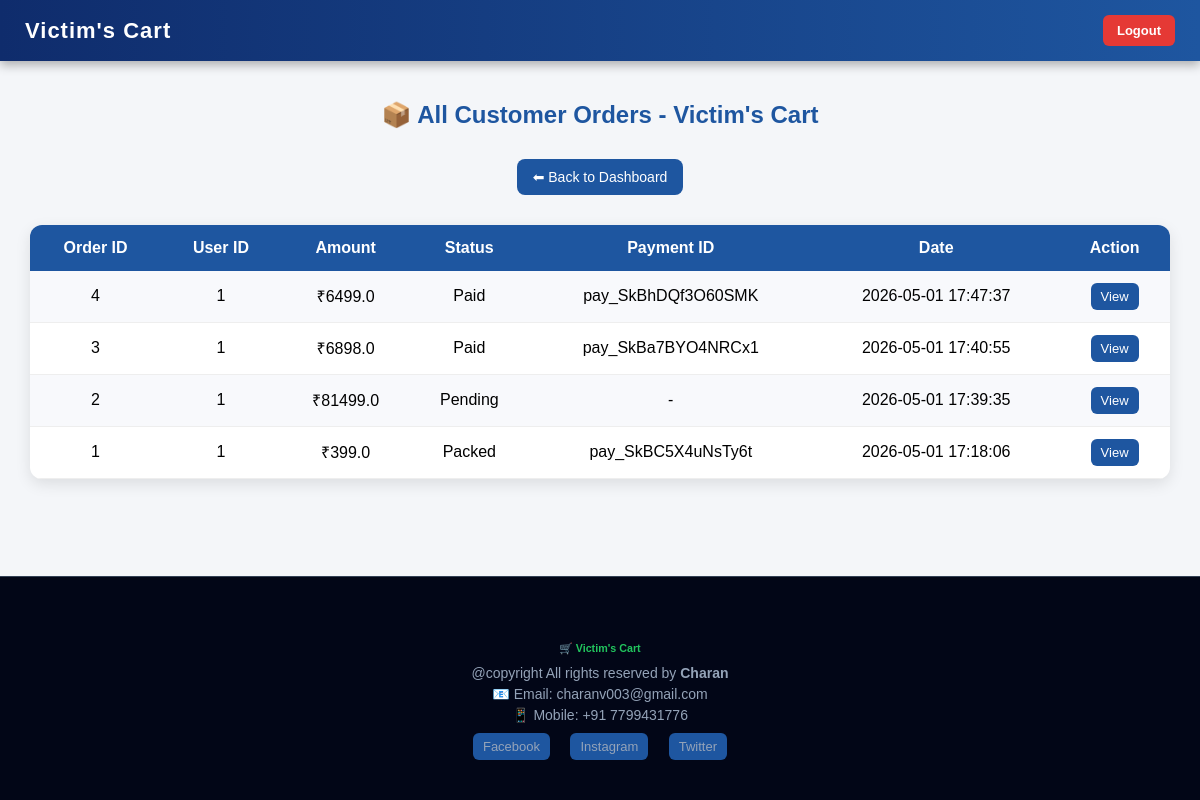
The page /admin/orders (signed in) on the database as committed earlier.
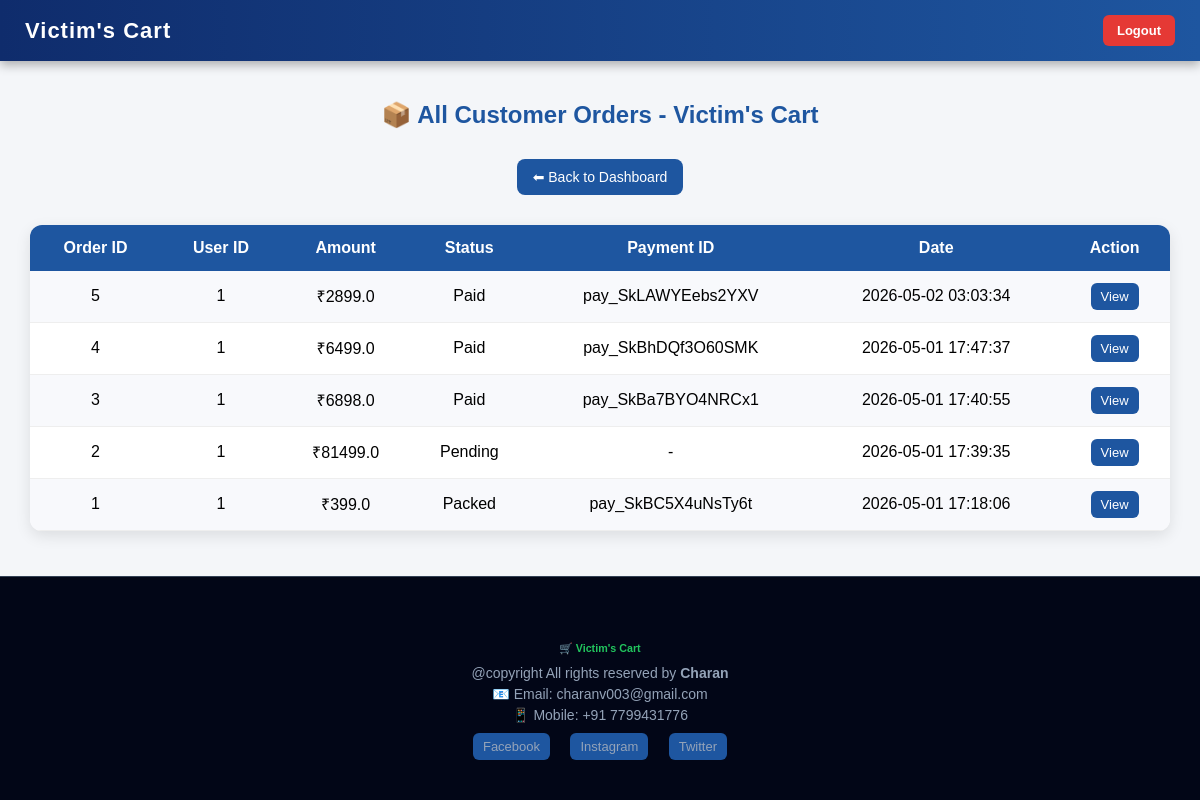
The same page on the database as committed later.
### tables this page shows
CREATE TABLE orders (
    id INTEGER PRIMARY KEY AUTOINCREMENT,
    user_id INTEGER,
    amount REAL,
    order_status TEXT,
    razorpay_order_id TEXT,
    razorpay_payment_id TEXT,
    created_at TIMESTAMP DEFAULT CURRENT_TIMESTAMP
);

### app.py (the view)
@app.route('/admin/orders')
def admin_orders():
    if 'admin_id' not in session:
        return redirect('/admin-login')
    db = get_db()
    cursor = db.cursor()
    cursor.execute("""
    SELECT
        id,
        user_id,
        amount,
        order_status,
        razorpay_order_id,
        razorpay_payment_id,
        created_at
    FROM orders

    ORDER BY id DESC
""")
    orders = cursor.fetchall()
    db.close()
    return render_template("admin/orders.html", orders=orders)

### app.py (called while the page is built)
def get_db():
    conn = sqlite3.connect(DATABASE)
    conn.row_factory = sqlite3.Row
    return conn

@app.context_processor
def inject_admin():
    admin = None
    if 'admin_id' in session:
        db = get_db()
        cursor = db.cursor()
        cursor.execute(
            "SELECT * FROM admin WHERE admin_id = ?",
            (session['admin_id'],)
        )
        admin = cursor.fetchone()
        db.close()
    return dict(admin=admin)

### templates/admin/orders.html (shortened to what this page needs)
<!DOCTYPE html>
<html lang="en">
<head>
</head>
<body>
{% include 'admin/navbar.html' %}
<div class="container">
    <h2>📦 All Customer Orders - Victim's Cart</h2>
    <div style="text-align:center;">
        <a href="/admin-dashboard" class="back-btn">
            ⬅ Back to Dashboard
        </a>
    </div>
    <div class="table-card">
        <table>
            <tr>
                <th>Order ID</th>
                <th>User ID</th>
                <th>Amount</th>
                <th>Status</th>
                <th>Payment ID</th>
                <th>Date</th>
                <th>Action</th>
            </tr>
            {% if orders %}
                {% for order in orders %}
                <tr>
                    <td>{{ order.id }}</td>
                    <td>{{ order.user_id }}</td>
                    <td>₹{{ order.amount }}</td>
                    <td>{{ order.order_status if order.order_status else 'Pending' }}</td>
                    <td>{{ order.razorpay_payment_id if order.razorpay_payment_id else '-' }}</td>
                    <td>{{ order.created_at }}</td>
                    <td>
                        <a href="{{ url_for('admin_order_details', order_id=order.id) }}">
                            View
                        </a>
                    </td>
                </tr>
                {% endfor %}
            {% else %}
                <tr>
                    <td colspan="7" class="empty">No orders found</td>
                </tr>
            {% endif %}
        </table>
    </div>
</div>
<footer>
    <div class="container">
        <h6 style="color:#22c55e; margin-bottom:10px;">
            🛒 Victim's Cart
        </h6>
        <p style="margin: 0; font-size: 14px;">
            @copyright All rights reserved by <b>Charan</b>
        </p>
        <p style="margin: 5px 0; font-size: 14px;">
            📧 Email: charanv003@gmail.com
        </p>
        <p style="margin: 5px 0; font-size: 14px;">
            📱 Mobile: +91 7799431776
        </p>
        <div style="margin-top:10px;">
            <a href="#" style="color:#94a3b8; margin:0 8px; text-decoration:none;">Facebook</a>
            <a href="#" style="color:#94a3b8; margin:0 8px; text-decoration:none;">Instagram</a>
            <a href="#" style="color:#94a3b8; margin:0 8px; text-decoration:none;">Twitter</a>
        </div>
    </div>
</footer>
</body>
</html>

Rows that differ between the two databases and show on the page:
added orders: id "5", user_id "1", amount "2899.0", order_status "Paid", razorpay_payment "pay_SkLAWYEebs2YXV", created_at "2026-05-02 03:03:34"
